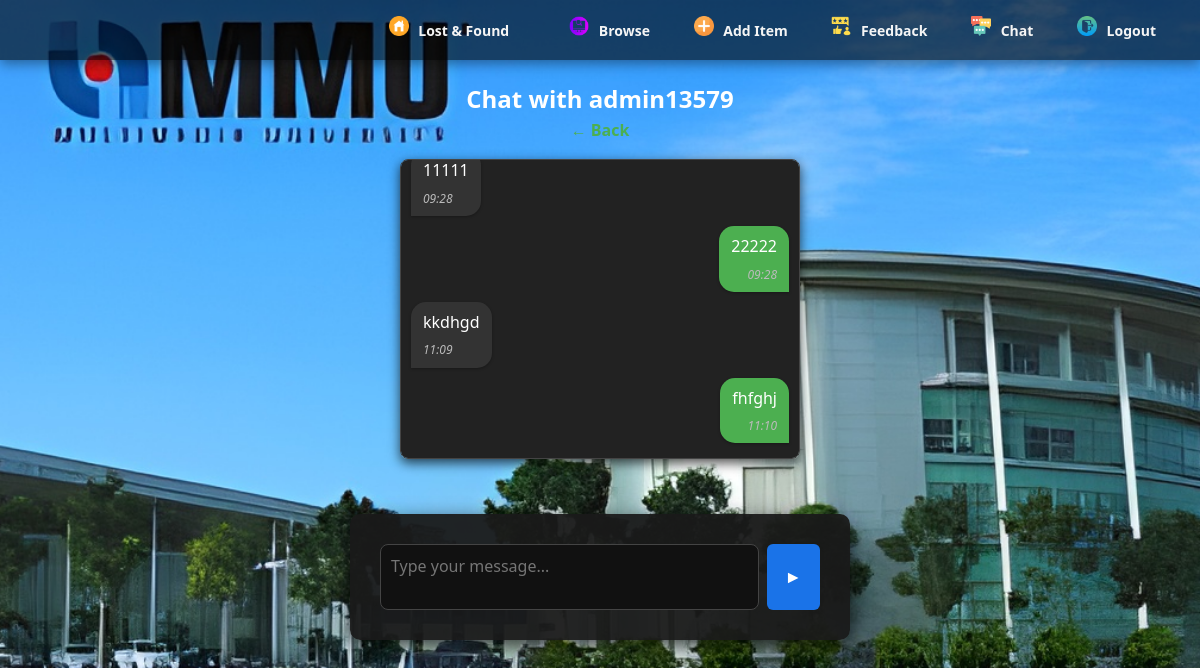
The app's page /chat/2 (signed in) with its own data.
### app.py (models this page shows)
class User(UserMixin, db.Model):
    id = db.Column(db.Integer, primary_key=True)
    username = db.Column(db.String(150), unique=True, nullable=False)
    password = db.Column(db.String(150), nullable=False)
    email = db.Column(db.String(150), unique=True, nullable=False)
    is_verified = db.Column(db.Boolean, default=False)
    verification_code = db.Column(db.String(6), nullable=True)
    code_sent_at = db.Column(db.DateTime, nullable=True)
    is_admin = db.Column(db.Boolean, default=False)
    items = db.relationship('LostItem', backref='owner', lazy=True)
    feedbacks = db.relationship('Feedback', backref='user', lazy=True)
    reports = db.relationship('Report', backref='user', lazy=True)
    messages_sent = db.relationship('ChatMessage', backref='sender', lazy=True, foreign_keys='ChatMessage.sender_id')
    messages_received = db.relationship('ChatMessage', backref='receiver', lazy=True, foreign_keys='ChatMessage.receiver_id')

class ChatMessage(db.Model):
    id = db.Column(db.Integer, primary_key=True)
    sender_id = db.Column(db.Integer, db.ForeignKey('user.id'), nullable=False)
    receiver_id = db.Column(db.Integer, db.ForeignKey('user.id'), nullable=False)
    message = db.Column(db.Text, nullable=False)
    timestamp = db.Column(db.DateTime, default=datetime.utcnow)

### app.py (the view, shortened to what this page needs)
    @app.route('/chat/<int:user_id>', methods=['GET', 'POST'])
    @login_required
    def chat_with(user_id):
        other_user = User.query.get_or_404(user_id)
        if other_user.id == current_user.id:
            flash("You cannot chat with yourself.", "warning")
            return redirect(url_for('chat'))
        messages = ChatMessage.query.filter(
            ((ChatMessage.sender_id == current_user.id) & (ChatMessage.receiver_id == other_user.id)) |
            ((ChatMessage.sender_id == other_user.id) & (ChatMessage.receiver_id == current_user.id))
        ).order_by(ChatMessage.timestamp.asc()).all()
        return render_template('chat_room.html', other_user=other_user, messages=messages)

### app.py (called while the page is built)
@login_manager.user_loader
def load_user(user_id):
    return User.query.get(int(user_id))

### templates/chat_room.html (shortened to what this page needs)
{% extends "base.html" %}
{% block content %}
<div class="chat-container">
  <header class="chat-header">
    <h2>Chat with {{ other_user.username }}</h2>
    <a href="{{ url_for('chat') }}" class="back-link">&larr; Back</a>
  </header>
  <div id="chat-box" class="chat-box">
    {% for msg in messages %}
      <div class="chat-message {{ 'sent' if msg.sender_id == current_user.id else 'received' }}">
        <div class="message-content">
          <p>{{ msg.message }}</p>
          <span class="message-time">{{ msg.timestamp.strftime('%H:%M') }}</span>
        </div>
      </div>
    {% else %}
      <p class="no-messages">No messages yet. Say hello!</p>
    {% endfor %}
  </div>
  <form method="POST" class="chat-form">
    <textarea name="message" rows="2" placeholder="Type your message..." required></textarea>
    <button type="submit" aria-label="Send message">&#9658;</button>
  </form>
</div>
{% endblock %}

### static/css/style.css (style rules this page uses)
* { margin: 0; padding: 0; box-sizing: border-box; }
body { background: url("/static/images/mmu.jpeg") no-repeat center center fixed; background-size: cover; color: #f5f5f5; font-family: 'Segoe UI', Tahoma, Geneva, Verdana, sans-serif; line-height: 1.6; padding-top: 60px; }
a { color: #90caf9; text-decoration: none; transition: all 0.3s ease; }
form, .form-container { background-color: rgba(26, 26, 26, 0.95); padding: 30px; border-radius: 10px; max-width: 500px; margin: 40px auto; box-shadow: 0 6px 20px rgba(0, 0, 0, 0.7); }
input, select, textarea { width: 100%; padding: 12px; background-color: #2b2b2b; border: 1px solid #444; color: #fff; border-radius: 6px; font-size: 15px; }
button { padding: 12px; background-color: #444; color: white; border: none; border-radius: 6px; font-size: 16px; cursor: pointer; transition: background-color 0.3s ease; }
.chat-box { background-color: rgba(0, 0, 0, 0.85); color: #fff; padding: 15px; border-radius: 10px; max-width: 400px; box-shadow: 0 4px 12px rgba(0,0,0,0.7); }
.chat-container { display: flex; flex-direction: column; justify-content: center; align-items: center; height: 80vh; max-width: 600px; margin: 0 auto; padding: 20px; box-sizing: border-box; font-family: 'Segoe UI', Tahoma, Geneva, Verdana, sans-serif; background: transparent; }
.chat-header { width: 100%; text-align: center; margin-bottom: 15px; color: white; }
.back-link { color: #4caf50; text-decoration: none; font-weight: bold; font-size: 1rem; }
.chat-box { display: flex; flex-direction: column; max-height: 400px; width: 100%; overflow-y: auto; border: 1px solid #444; padding: 10px; background-color: #222; border-radius: 8px; box-sizing: border-box; margin-bottom: 15px; scrollbar-width: thin; scrollbar-color: #4caf50 #111; }
.chat-message.sent { align-self: flex-end; background-color: #4caf50; color: white; padding: 8px 12px; border-radius: 15px 15px 0 15px; max-width: 70%; margin: 5px 0; text-align: right; word-wrap: break-word; box-shadow: 0 1px 3px rgba(0,0,0,0.3); }
.chat-message.received { align-self: flex-start; background-color: #333; color: white; padding: 8px 12px; border-radius: 15px 15px 15px 0; max-width: 70%; margin: 5px 0; text-align: left; word-wrap: break-word; box-shadow: 0 1px 3px rgba(0,0,0,0.3); }
.message-time { font-size: 0.75rem; color: #bbb; display: block; margin-top: 5px; font-style: italic; }
.chat-form { width: 100%; display: flex; gap: 8px; }
.chat-form textarea { flex: 1; padding: 10px; border-radius: 8px; border: 1px solid #444; background-color: #111; color: white; resize: none; font-size: 1rem; font-family: inherit; min-height: 50px; transition: border-color 0.3s ease; }
.chat-form button { background-color: #4caf50; border: none; color: white; padding: 0 20px; border-radius: 8px; cursor: pointer; font-size: 1.25rem; display: flex; align-items: center; justify-content: center; transition: background-color 0.3s ease; }
input[type="text"], textarea, select, input[type="file"] { width: 100%; padding: 8px 10px; border-radius: 4px; border: none; font-size: 1em; box-sizing: border-box; }
textarea { resize: vertical; min-height: 80px; }
button[type="submit"] { background-color: #1a73e8; color: white; padding: 10px 18px; font-size: 1.1em; border: none; border-radius: 6px; cursor: pointer; transition: background-color 0.3s ease; }

### records on screen
User: username "admin13579"
ChatMessage: message "11111", timestamp "09:28"
ChatMessage: message "22222", timestamp "09:28"
ChatMessage: message "kkdhgd", timestamp "11:09"
ChatMessage: message "fhfghj", timestamp "11:10"
